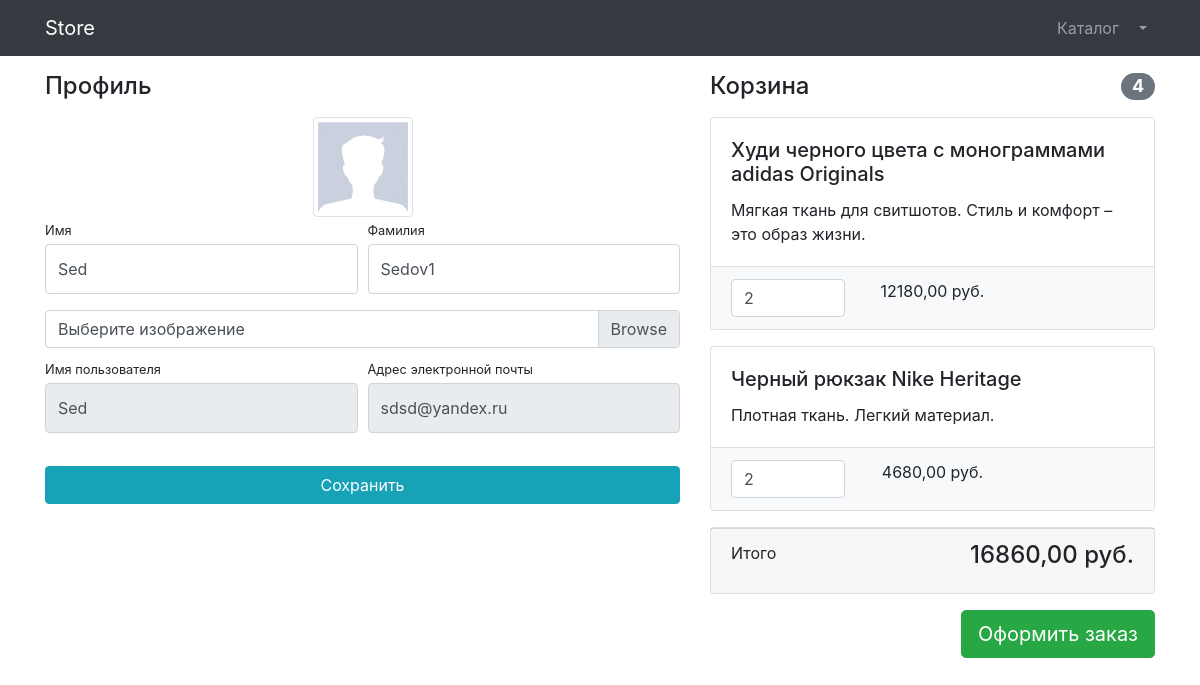
The app's page /users/profile/ (signed in) with its own data.
### users/models.py (models this page shows, shortened)
class User(AbstractUser):
    image = models.ImageField(upload_to='user_images', null=True, blank=True)

### products/models.py (models this page shows, shortened)
class Basket(models.Model):
    user = models.ForeignKey(to=User, on_delete=models.CASCADE)
    product = models.ForeignKey(Product, on_delete=models.CASCADE)
    quantity = models.PositiveSmallIntegerField(default=0)
    created_timestamp= models.DateTimeField(auto_now_add=True)
    objects = BasketQuerySet.as_manager()
    def sum(self):
        return self.product.price * self.quantity

class Product(models.Model):
    name = models.CharField(max_length=256)
    descriptions = models.TextField()
    price = models.DecimalField(max_digits=8, decimal_places=2)
    quantity = models.PositiveIntegerField(default=0)
    image = models.ImageField(upload_to='products_images')
    category = models.ForeignKey(to=ProductCategory, on_delete=models.CASCADE)
    class Meta:
        verbose_name = 'Продукт'
        verbose_name_plural = 'Продукты'

### users/views.py (the view)
# urls.py: path('profile/',profile,name='profile' ),
@login_required
def profile(request):
    if request.method == 'POST':
        form = UserProfileForm(instance=request.user, data=request.POST, files=request.FILES)
        if form.is_valid():
            form.save()
            messages.success(request, 'Данные успешно изменены')
            return HttpResponseRedirect(reverse('profile'))
        else:
            print(form.errors)
    else:
        form = UserProfileForm(instance=request.user)
    context = {
        'title':'Store - Профиль',
        'form':form,
        'baskets': Basket.objects.filter(user=request.user),
               }
    return render(request, 'users/profile.html',context)

### users/forms.py
class UserProfileForm(UserChangeForm):
    first_name = forms.CharField(widget=forms.TextInput(attrs={
        'class': 'form-control py-4',
    }))
    last_name = forms.CharField(widget=forms.TextInput(attrs={
    'class': 'form-control py-4',
    }))
    image = forms.ImageField(widget=forms.FileInput(attrs={
    'class': 'custom-file-input',
    }), required= False)
    username = forms.CharField(widget=forms.TextInput(attrs={
    'class': 'form-control py-4',
    'readonly':True,
    }))
    email = forms.CharField(widget=forms.EmailInput(attrs={
    'class': 'form-control py-4',
    'readonly':True,
    }))
    class Meta:
        model = User
        fields = ('first_name', 'last_name','image', 'username', 'email')

### products/models.py (called while the page is built)
    def total_sum(self):
        return sum([basket.sum() for basket in self])

    def total_quantity(self):
        return sum([basket.quantity for basket in self])

### users/templates/users/profile.html (shortened to what this page needs)
{% extends 'products/base.html' %}
{% load static %}
{% block css %}
    <link href="{% static 'vendor/css/profile.css' %}" rel="stylesheet">
{% endblock %}
{% block content %}
    <div class="container">
    <div class="row">
        <div class="col-lg-7">
            <h4 class="mt-3 mb-3">Профиль</h4>
            <div class="col-lg-12 text-center">
                <img width="100" height="100"
                     src="{% if user.image %}  {{ user.image.url }} {% else %} {% static 'vendor/img/users/default_avatar.jpg' %} {% endif %} "
                     class="img-thumbnail">
            </div>
            <form action="{% url 'profile' %}" method="post" enctype="multipart/form-data">
                <div class="form-row">
                    <div class="col-lg-6">
                        <div class="form-group">
                            <label class="small mb-1" for="{{form.first_name.id_for_label}}">Имя</label>
                            {{form.first_name}}
                        </div>
                    </div>
                    <div class="col-lg-6">
                        <div class="form-group">
                            <label class="small mb-1" for="{{form.last_name.id_for_label}}">Фамилия</label>
                            {{form.last_name}}
                        </div>
                    </div>
                </div>
                <div class="form-row mb-2">
                    <div class="col-lg-12">
                        <div class="custom-file">
                            <label class="custom-file-label" for="{{form.image.id_for_label}}">
                                Выберите изображение
                            </label>
                        </div>
                    </div>
                </div>
                <div class="form-row">
                    <div class="col-lg-6">
                        <label class="small mb-1" for="{{form.username.id_for_label}}">
                            Имя пользователя
                        </label>
                        {{form.username}}
                    </div>
                    <div class="col-lg-6">
                        <label class="small mb-1" for="{{form.email.id_for_label}}">
                            Адрес электронной почты
                        </label>
                        {{form.email}}
                    </div>
                </div>
                <div class="form-row">
                    <div class="col-lg-12" style="margin-top: 33px;">
                        <input class="btn btn-info btn-block" type="submit" value="Сохранить">
                    </div>
                </div>
            </form>
        </div>
        <div class="col-lg-5">
            {% include 'products/basket.html' %}
        </div>
    </div>
</div>
{% endblock %}

### products/templates/products/basket.html (shortened to what this page needs)
{% if baskets %}
    <h4 class="mt-3 mb-3 d-flex justify-content-between align-items-center mb-3">
                    Корзина <span class="badge badge-secondary badge-pill">{{ baskets.total_quantity }}</span>
                </h4>
    {% for basket in baskets %}
        <div class="card mb-3">
                    <div class="card-body">
                        <h5 class="card-title">{{ basket.product.name }}</h5>
                        <p class="card-text">{{ basket.product.descriptions }}</p>
                    </div>
                    <ul class="list-group list-group-flush">
                        <li class="list-group-item bg-light">
                            <div class="row text-center">
                                <div class="col-lg-4">
                                    <input name="basketID" type="number" class="form-control"
                                           value="{{ basket.quantity }}" min="0">
                                </div>
                                <div class="col-lg-4">{{ basket.sum }} руб.</div>
                                <div class="col-lg-4">
                                </div>
                            </div>
                        </li>
                    </ul>
                </div>
    {% endfor %}
    <div class="card mb-3">
                    <div class="card-footer">
                        <p class="float-left">Итого</p>
                        <h4 class="float-right">{{ baskets.total_sum }} руб.</h4>
                    </div>
                </div>
    <a class="btn btn-success btn-lg float-right" href="../orders/order-create.html">
                    Оформить заказ
                </a>
{% else %}
    <h4 class="mt-3 mb-3 text-center ">
        Корзина пуста
    </h4>
{% endif %}

### records on screen
User: first_name "Sed", last_name "Sedov1", username "Sed", email "sdsd@yandex.ru"
Basket: total_quantity "4", product.name "Худи черного цвета с монограммами adidas Originals", product.descriptions "Мягкая ткань для свитшотов. Стиль и комфорт – это образ жизни.", basketID "2", sum "12180,00", total_sum "16860,00"
Basket: product.name "Черный рюкзак Nike Heritage", product.descriptions "Плотная ткань. Легкий материал.", basketID "2", sum "4680,00"
